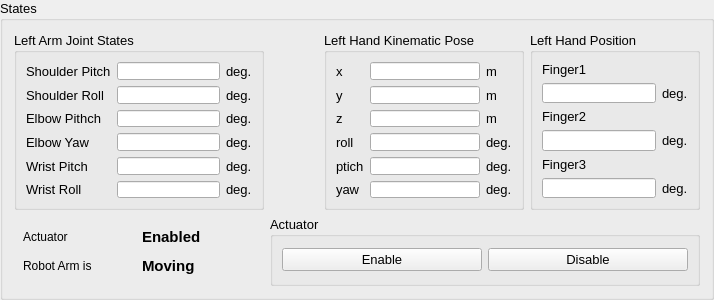
        <widget class="QGroupBox" name="left_arm_states">
         <property name="minimumSize">
          <size>
           <width>430</width>
           <height>240</height>
          </size>
         </property>
         <property name="maximumSize">
          <size>
           <width>16777215</width>
           <height>300</height>
          </size>
         </property>
         <property name="font">
          <font>
           <pointsize>10</pointsize>
          </font>
         </property>
         <property name="title">
          <string>States</string>
         </property>
         <layout class="QGridLayout" name="gridLayout_12">
          <item row="0" column="0">
           <widget class="QGroupBox" name="left_arm_joint_states">
            <property name="minimumSize">
             <size>
              <width>250</width>
              <height>150</height>
             </size>
            </property>
            <property name="maximumSize">
             <size>
              <width>250</width>
              <height>180</height>
             </size>
            </property>
            <property name="font">
             <font>
              <pointsize>10</pointsize>
             </font>
            </property>
            <property name="title">
             <string>Left Arm Joint States</string>
            </property>
            <layout class="QGridLayout" name="gridLayout_3">
             <item row="0" column="0">
              <widget class="QLabel" name="left_shoulder_pitch_txt">
               <property name="text">
                <string>Shoulder Pitch</string>
               </property>
              </widget>
             </item>
             <item row="0" column="1">
              <widget class="QLineEdit" name="left_shoulder_pitch">
               <property name="sizePolicy">
                <sizepolicy hsizetype="Preferred" vsizetype="Fixed">
                 <horstretch>0</horstretch>
                 <verstretch>0</verstretch>
                </sizepolicy>
               </property>
               <property name="baseSize">
                <size>
                 <width>10</width>
                 <height>0</height>
                </size>
               </property>
               <property name="dragEnabled">
                <bool>true</bool>
               </property>
               <property name="readOnly">
                <bool>true</bool>
               </property>
              </widget>
             </item>
             <item row="0" column="2">
              <widget class="QLabel" name="deg_txt_12">
               <property name="text">
                <string>deg.</string>
               </property>
              </widget>
             </item>
             <item row="1" column="0">
              <widget class="QLabel" name="left_soulder_roll_txt">
               <property name="text">
                <string>Shoulder Roll</string>
               </property>
              </widget>
             </item>
             <item row="1" column="1">
              <widget class="QLineEdit" name="left_shoulder_roll">
               <property name="sizePolicy">
                <sizepolicy hsizetype="Preferred" vsizetype="Fixed">
                 <horstretch>0</horstretch>
                 <verstretch>0</verstretch>
                </sizepolicy>
               </property>
               <property name="dragEnabled">
                <bool>true</bool>
               </property>
               <property name="readOnly">
                <bool>true</bool>
               </property>
              </widget>
             </item>
             <item row="1" column="2">
              <widget class="QLabel" name="deg_txt_13">
               <property name="text">
                <string>deg.</string>
               </property>
              </widget>
             </item>
             <item row="2" column="0">
              <widget class="QLabel" name="left_elbow_pitch_txt">
               <property name="text">
                <string>Elbow Pithch</string>
               </property>
              </widget>
             </item>
             <item row="2" column="1">
              <widget class="QLineEdit" name="left_elbow_pitch">
               <property name="sizePolicy">
                <sizepolicy hsizetype="Preferred" vsizetype="Fixed">
                 <horstretch>0</horstretch>
                 <verstretch>0</verstretch>
                </sizepolicy>
               </property>
               <property name="baseSize">
                <size>
                 <width>10</width>
                 <height>0</height>
                </size>
               </property>
               <property name="dragEnabled">
                <bool>true</bool>
               </property>
               <property name="readOnly">
                <bool>true</bool>
               </property>
              </widget>
             </item>
             <item row="2" column="2">
              <widget class="QLabel" name="deg_txt_14">
               <property name="text">
                <string>deg.</string>
               </property>
              </widget>
             </item>
             <item row="3" column="0">
              <widget class="QLabel" name="left_elbow_yaw_txt">
               <property name="text">
                <string>Elbow Yaw</string>
               </property>
              </widget>
             </item>
             <item row="3" column="1">
              <widget class="QLineEdit" name="left_elbow_yaw">
               <property name="sizePolicy">
                <sizepolicy hsizetype="Preferred" vsizetype="Fixed">
                 <horstretch>0</horstretch>
                 <verstretch>0</verstretch>
                </sizepolicy>
               </property>
               <property name="dragEnabled">
                <bool>true</bool>
               </property>
               <property name="readOnly">
                <bool>true</bool>
               </property>
              </widget>
             </item>
             <item row="3" column="2">
              <widget class="QLabel" name="deg_txt_15">
               <property name="text">
                <string>deg.</string>
               </property>
              </widget>
             </item>
             <item row="4" column="0">
              <widget class="QLabel" name="left_wrist_pitch_txt">
               <property name="text">
                <string>Wrist Pitch</string>
               </property>
              </widget>
             </item>
             <item row="4" column="1">
              <widget class="QLineEdit" name="left_wrist_pitch">
               <property name="sizePolicy">
                <sizepolicy hsizetype="Preferred" vsizetype="Fixed">
                 <horstretch>0</horstretch>
                 <verstretch>0</verstretch>
                </sizepolicy>
               </property>
               <property name="dragEnabled">
                <bool>true</bool>
               </property>
               <property name="readOnly">
                <bool>true</bool>
               </property>
              </widget>
             </item>
             <item row="4" column="2">
              <widget class="QLabel" name="deg_txt_16">
               <property name="text">
                <string>deg.</string>
               </property>
              </widget>
             </item>
             <item row="5" column="0">
              <widget class="QLabel" name="left_wrist_roll_txt">
               <property name="enabled">
                <bool>true</bool>
               </property>
               <property name="text">
                <string>Wrist Roll</string>
               </property>
              </widget>
             </item>
             <item row="5" column="1">
              <widget class="QLineEdit" name="left_wrist_roll">
               <property name="enabled">
                <bool>true</bool>
               </property>
               <property name="sizePolicy">
                <sizepolicy hsizetype="Preferred" vsizetype="Fixed">
                 <horstretch>0</horstretch>
                 <verstretch>0</verstretch>
                </sizepolicy>
               </property>
               <property name="dragEnabled">
                <bool>true</bool>
               </property>
               <property name="readOnly">
                <bool>true</bool>
               </property>
              </widget>
             </item>
             <item row="5" column="2">
              <widget class="QLabel" name="deg_txt_17">
               <property name="enabled">
                <bool>true</bool>
               </property>
               <property name="text">
                <string>deg.</string>
               </property>
              </widget>
             </item>
            </layout>
           </widget>
          </item>
          <item row="1" column="0">
           <widget class="QFrame" name="left_arm_states_frame">
            <property name="minimumSize">
             <size>
              <width>0</width>
              <height>50</height>
             </size>
            </property>
            <property name="maximumSize">
             <size>
              <width>16777215</width>
              <height>70</height>
             </size>
            </property>
            <layout class="QGridLayout" name="gridLayout_14">
             <item row="1" column="1">
              <widget class="QLabel" name="left_arm_moving_state_txt">
               <property name="font">
                <font>
                 <pointsize>9</pointsize>
                 <weight>50</weight>
                 <bold>false</bold>
                </font>
               </property>
               <property name="text">
                <string>Robot Arm is</string>
               </property>
              </widget>
             </item>
             <item row="1" column="2">
              <widget class="QLabel" name="left_arm_moving_state">
               <property name="font">
                <font>
                 <pointsize>11</pointsize>
                 <weight>75</weight>
                 <bold>true</bold>
                </font>
               </property>
               <property name="text">
                <string>Moving</string>
               </property>
              </widget>
             </item>
             <item row="0" column="1">
              <widget class="QLabel" name="left_arm_actuator_state_txt">
               <property name="font">
                <font>
                 <pointsize>9</pointsize>
                 <weight>50</weight>
                 <bold>false</bold>
                </font>
               </property>
               <property name="text">
                <string>Actuator</string>
               </property>
              </widget>
             </item>
             <item row="0" column="2">
              <widget class="QLabel" name="left_arm_actuator_state">
               <property name="font">
                <font>
                 <pointsize>11</pointsize>
                 <weight>75</weight>
                 <bold>true</bold>
                </font>
               </property>
               <property name="text">
                <string>Enabled</string>
               </property>
              </widget>
             </item>
            </layout>
           </widget>
          </item>
          <item row="0" column="3">
           <widget class="QGroupBox" name="left_hand_position_group">
            <property name="sizePolicy">
             <sizepolicy hsizetype="Preferred" vsizetype="Preferred">
              <horstretch>80</horstretch>
              <verstretch>0</verstretch>
             </sizepolicy>
            </property>
            <property name="minimumSize">
             <size>
              <width>100</width>
              <height>150</height>
             </size>
            </property>
            <property name="maximumSize">
             <size>
              <width>170</width>
              <height>180</height>
             </size>
            </property>
            <property name="font">
             <font>
              <pointsize>10</pointsize>
             </font>
            </property>
            <property name="title">
             <string>Left Hand Position</string>
            </property>
            <layout class="QGridLayout" name="gridLayout_13">
             <item row="0" column="0">
              <widget class="QLabel" name="left_finger1_position_txt">
               <property name="text">
                <string>Finger1</string>
               </property>
              </widget>
             </item>
             <item row="1" column="0">
              <widget class="QLineEdit" name="left_finger1_position">
               <property name="sizePolicy">
                <sizepolicy hsizetype="Preferred" vsizetype="Fixed">
                 <horstretch>0</horstretch>
                 <verstretch>0</verstretch>
                </sizepolicy>
               </property>
               <property name="baseSize">
                <size>
                 <width>10</width>
                 <height>0</height>
                </size>
               </property>
               <property name="dragEnabled">
                <bool>true</bool>
               </property>
               <property name="readOnly">
                <bool>true</bool>
               </property>
              </widget>
             </item>
             <item row="1" column="1">
              <widget class="QLabel" name="deg_txt_7">
               <property name="text">
                <string>deg.</string>
               </property>
              </widget>
             </item>
             <item row="2" column="0">
              <widget class="QLabel" name="left_finger2_position_txt">
               <property name="text">
                <string>Finger2</string>
               </property>
              </widget>
             </item>
             <item row="3" column="0">
              <widget class="QLineEdit" name="left_finger2_position">
               <property name="readOnly">
                <bool>true</bool>
               </property>
              </widget>
             </item>
             <item row="3" column="1">
              <widget class="QLabel" name="deg_txt_41">
               <property name="text">
                <string>deg.</string>
               </property>
              </widget>
             </item>
             <item row="4" column="0">
              <widget class="QLabel" name="left_finger3_position_txt">
               <property name="text">
                <string>Finger3</string>
               </property>
              </widget>
             </item>
             <item row="5" column="0">
              <widget class="QLineEdit" name="left_finger3_position">
               <property name="readOnly">
                <bool>true</bool>
               </property>
              </widget>
             </item>
             <item row="5" column="1">
              <widget class="QLabel" name="deg_txt_42">
               <property name="text">
                <string>deg.</string>
               </property>
              </widget>
             </item>
            </layout>
           </widget>
          </item>
          <item row="0" column="2">
           <widget class="QGroupBox" name="left_hand_kinematic_pose">
            <property name="minimumSize">
             <size>
              <width>200</width>
              <height>150</height>
             </size>
            </property>
            <property name="maximumSize">
             <size>
              <width>200</width>
              <height>180</height>
             </size>
            </property>
            <property name="font">
             <font>
              <pointsize>10</pointsize>
             </font>
            </property>
            <property name="title">
             <string>Left Hand Kinematic Pose</string>
            </property>
            <layout class="QGridLayout" name="gridLayout_2">
             <item row="0" column="0">
              <widget class="QLabel" name="left_x_txt">
               <property name="text">
                <string>x</string>
               </property>
              </widget>
             </item>
             <item row="0" column="1">
              <widget class="QLineEdit" name="left_x">
               <property name="sizePolicy">
                <sizepolicy hsizetype="Preferred" vsizetype="Fixed">
                 <horstretch>0</horstretch>
                 <verstretch>0</verstretch>
                </sizepolicy>
               </property>
               <property name="baseSize">
                <size>
                 <width>10</width>
                 <height>0</height>
                </size>
               </property>
               <property name="dragEnabled">
                <bool>true</bool>
               </property>
               <property name="readOnly">
                <bool>true</bool>
               </property>
              </widget>
             </item>
             <item row="0" column="2">
              <widget class="QLabel" name="m_txt">
               <property name="text">
                <string>m</string>
               </property>
              </widget>
             </item>
             <item row="1" column="0">
              <widget class="QLabel" name="left_y_txt">
               <property name="text">
                <string>y</string>
               </property>
              </widget>
             </item>
             <item row="1" column="1">
              <widget class="QLineEdit" name="left_y">
               <property name="sizePolicy">
                <sizepolicy hsizetype="Preferred" vsizetype="Fixed">
                 <horstretch>0</horstretch>
                 <verstretch>0</verstretch>
                </sizepolicy>
               </property>
               <property name="dragEnabled">
                <bool>true</bool>
               </property>
               <property name="readOnly">
                <bool>true</bool>
               </property>
              </widget>
             </item>
             <item row="1" column="2">
              <widget class="QLabel" name="m_txt_2">
               <property name="text">
                <string>m</string>
               </property>
              </widget>
             </item>
             <item row="2" column="0">
              <widget class="QLabel" name="left_z_txt">
               <property name="text">
                <string>z</string>
               </property>
              </widget>
             </item>
             <item row="2" column="1">
              <widget class="QLineEdit" name="left_z">
               <property name="sizePolicy">
                <sizepolicy hsizetype="Preferred" vsizetype="Fixed">
                 <horstretch>0</horstretch>
                 <verstretch>0</verstretch>
                </sizepolicy>
               </property>
               <property name="baseSize">
                <size>
                 <width>10</width>
                 <height>0</height>
                </size>
               </property>
               <property name="dragEnabled">
                <bool>true</bool>
               </property>
               <property name="readOnly">
                <bool>true</bool>
               </property>
              </widget>
             </item>
             <item row="2" column="2">
              <widget class="QLabel" name="m_txt_3">
               <property name="text">
                <string>m</string>
               </property>
              </widget>
             </item>
             <item row="3" column="0">
              <widget class="QLabel" name="left_roll_txt">
               <property name="text">
                <string>roll</string>
               </property>
              </widget>
             </item>
             <item row="3" column="1">
              <widget class="QLineEdit" name="left_roll">
               <property name="sizePolicy">
                <sizepolicy hsizetype="Preferred" vsizetype="Fixed">
                 <horstretch>0</horstretch>
                 <verstretch>0</verstretch>
                </sizepolicy>
               </property>
               <property name="dragEnabled">
                <bool>true</bool>
               </property>
               <property name="readOnly">
                <bool>true</bool>
               </property>
              </widget>
             </item>
             <item row="4" column="1">
              <widget class="QLineEdit" name="left_pitch">
               <property name="sizePolicy">
                <sizepolicy hsizetype="Preferred" vsizetype="Fixed">
                 <horstretch>0</horstretch>
                 <verstretch>0</verstretch>
                </sizepolicy>
               </property>
               <property name="baseSize">
                <size>
                 <width>10</width>
                 <height>0</height>
                </size>
               </property>
               <property name="dragEnabled">
                <bool>true</bool>
               </property>
               <property name="readOnly">
                <bool>true</bool>
               </property>
              </widget>
             </item>
             <item row="3" column="2">
              <widget class="QLabel" name="deg_txt_9">
               <property name="text">
                <string>deg.</string>
               </property>
              </widget>
             </item>
             <item row="4" column="0">
              <widget class="QLabel" name="left_pitch_txt">
               <property name="text">
                <string>ptich</string>
               </property>
              </widget>
             </item>
             <item row="5" column="1">
              <widget class="QLineEdit" name="left_yaw">
               <property name="sizePolicy">
                <sizepolicy hsizetype="Preferred" vsizetype="Fixed">
                 <horstretch>0</horstretch>
                 <verstretch>0</verstretch>
                </sizepolicy>
               </property>
               <property name="dragEnabled">
                <bool>true</bool>
               </property>
               <property name="readOnly">
                <bool>true</bool>
               </property>
              </widget>
             </item>
             <item row="4" column="2">
              <widget class="QLabel" name="deg_txt_10">
               <property name="text">
                <string>deg.</string>
               </property>
              </widget>
             </item>
             <item row="5" column="0">
              <widget class="QLabel" name="left_yaw_txt">
               <property name="text">
                <string>yaw</string>
               </property>
              </widget>
             </item>
             <item row="5" column="2">
              <widget class="QLabel" name="deg_txt_11">
               <property name="text">
                <string>deg.</string>
               </property>
              </widget>
             </item>
            </layout>
           </widget>
          </item>
          <item row="1" column="1" colspan="3">
           <widget class="QGroupBox" name="left_arm_actuator_group">
            <property name="minimumSize">
             <size>
              <width>430</width>
              <height>70</height>
             </size>
            </property>
            <property name="maximumSize">
             <size>
              <width>500</width>
              <height>70</height>
             </size>
            </property>
            <property name="font">
             <font>
              <pointsize>10</pointsize>
             </font>
            </property>
            <property name="title">
             <string>Actuator</string>
            </property>
            <layout class="QHBoxLayout" name="horizontalLayout_2">
             <item>
              <widget class="QPushButton" name="left_arm_enable">
               <property name="text">
                <string>Enable</string>
               </property>
              </widget>
             </item>
             <item>
              <widget class="QPushButton" name="left_arm_disable">
               <property name="text">
                <string>Disable</string>
               </property>
              </widget>
             </item>
            </layout>
           </widget>
          </item>
         </layout>
        </widget>
